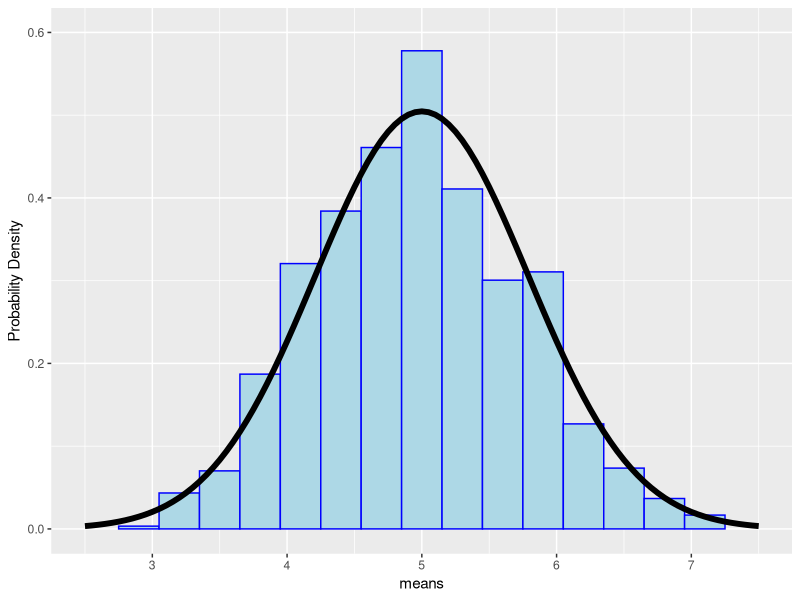
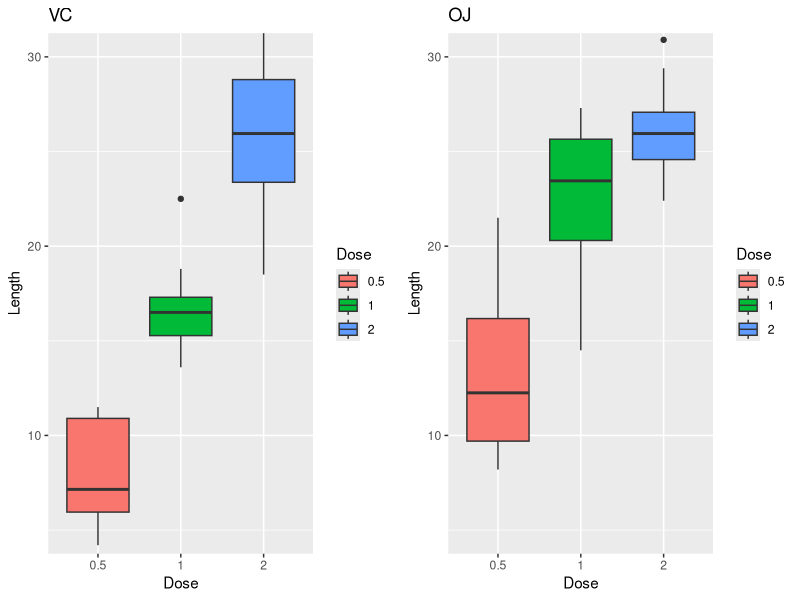

Source code (R) for these figures, in order:
## ---- chunk 1
knitr::opts_chunk$set(echo = TRUE)
## ---- chunk 2
set.seed(12345)
lambda <- 0.2  # rate parameter
n <- 40        # a sample size
n_sim <- 1000  # number of simulations
# each row is a sample 
sims <- matrix(rexp(n*n_sim,lambda),ncol = n)
## ---- chunk 3
norm_approx <- function(x,mean,sd,n){
    dnorm(x,mean = mean,sd=sd/sqrt(n))
}
## ---- chunk 4
means <- apply(sims, 1, mean)
library(ggplot2)
g<-ggplot(data = data.frame(means=means),aes(x=means))
g<-g+geom_histogram(binwidth=0.3,col='blue',
                    fill='lightblue',center=1/lambda,
                    aes(y=..density..))
g+stat_function(fun=norm_approx,
                args = list(mean=1/lambda,sd=1/lambda,n=n),geom='line',size=2)+
    xlim(2.5,7.5) + ylim(0,0.6) + ylab('Probability Density')
    
## ---- chunk 5
c(mean(means),sd(means))
## ---- chunk 6
c(1/lambda,1/lambda/sqrt(40))
## ---- chunk 7
data("ToothGrowth")
str(ToothGrowth)
## ---- chunk 8
data_OJ <- subset(ToothGrowth,supp=='OJ')
data_VC <- subset(ToothGrowth,supp=='VC')
## ---- chunk 9
library(ggplot2)
library(gridExtra)
g1<-ggplot(data_VC,aes(x=as.factor(dose),y=len,fill=as.factor(dose)))
plot1<-g1+geom_boxplot()+labs(fill='Dose',x='Dose',y='Length',title='VC')+
    coord_cartesian(ylim = c(5,30))
g2<-ggplot(data_OJ,aes(x=as.factor(dose),y=len,fill=as.factor(dose)))
plot2<-g2+geom_boxplot()+labs(fill='Dose',x='Dose',y='Length',title='OJ')+
    coord_cartesian(ylim = c(5,30))
grid.arrange(plot1,plot2,ncol=2)
## ---- chunk 10
d05_VC <- data_VC[data_VC$dose==0.5,]$len
d10_VC <- data_VC[data_VC$dose==1.0,]$len
test<-t.test(d05_VC,d10_VC,var.equal = TRUE,paired = FALSE)
test$p.value
## ---- chunk 11
d20_VC <- data_VC[data_VC$dose==2.0,]$len
test<-t.test(d10_VC,d20_VC,var.equal = TRUE,paired = FALSE)
test$p.value
## ---- chunk 12
d05_OJ <- data_OJ[data_OJ$dose==0.5,]$len
d10_OJ <- data_OJ[data_OJ$dose==1.0,]$len
test<-t.test(d05_OJ,d10_OJ,var.equal = TRUE,paired = FALSE)
test$p.value
## ---- chunk 13
d20_OJ <- data_OJ[data_OJ$dose==2.0,]$len
test<-t.test(d10_OJ,d20_OJ,var.equal = TRUE,paired = FALSE)
test$p.value
## ---- chunk 14
test<-t.test(d05_OJ,d05_VC,var.equal = TRUE,paired = FALSE)
test$p.value
## ---- chunk 15
test<-t.test(d10_OJ,d10_VC,var.equal = TRUE,paired = FALSE)
test$p.value
## ---- chunk 16
test<-t.test(d20_OJ,d20_VC,var.equal = TRUE,paired = FALSE)
test$p.value
